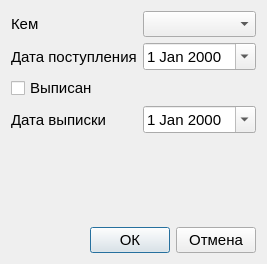
<?xml version="1.0" encoding="UTF-8"?>
<ui version="4.0">
 <class>Dialog_hospitalization</class>
 <widget class="QDialog" name="Dialog_hospitalization">
  <property name="geometry">
   <rect>
    <x>0</x>
    <y>0</y>
    <width>266</width>
    <height>264</height>
   </rect>
  </property>
  <property name="font">
   <font>
    <pointsize>11</pointsize>
   </font>
  </property>
  <property name="windowTitle">
   <string>Dialog</string>
  </property>
  <layout class="QVBoxLayout" name="verticalLayout">
   <item>
    <layout class="QGridLayout" name="gridLayout">
     <item row="1" column="2">
      <spacer name="horizontalSpacer_2">
       <property name="orientation">
        <enum>Qt::Horizontal</enum>
       </property>
       <property name="sizeHint" stdset="0">
        <size>
         <width>40</width>
         <height>20</height>
        </size>
       </property>
      </spacer>
     </item>
     <item row="0" column="1">
      <widget class="QComboBox" name="comboBox_who">
       <property name="editable">
        <bool>false</bool>
       </property>
       <property name="maxCount">
        <number>5</number>
       </property>
       <property name="frame">
        <bool>true</bool>
       </property>
      </widget>
     </item>
     <item row="3" column="1">
      <widget class="QDateEdit" name="dateEdit_date_down">
       <property name="calendarPopup">
        <bool>true</bool>
       </property>
      </widget>
     </item>
     <item row="1" column="1">
      <widget class="QDateEdit" name="dateEdit_date_up">
       <property name="calendarPopup">
        <bool>true</bool>
       </property>
      </widget>
     </item>
     <item row="1" column="0">
      <widget class="QLabel" name="label_2">
       <property name="text">
        <string>Дата поступления</string>
       </property>
      </widget>
     </item>
     <item row="0" column="0">
      <widget class="QLabel" name="label">
       <property name="text">
        <string>Кем</string>
       </property>
      </widget>
     </item>
     <item row="3" column="0">
      <widget class="QLabel" name="label_3">
       <property name="text">
        <string>Дата выписки</string>
       </property>
      </widget>
     </item>
     <item row="2" column="0">
      <widget class="QCheckBox" name="checkBox">
       <property name="text">
        <string>Выписан</string>
       </property>
      </widget>
     </item>
    </layout>
   </item>
   <item>
    <widget class="QLabel" name="label_4">
     <property name="text">
      <string/>
     </property>
    </widget>
   </item>
   <item>
    <spacer name="verticalSpacer">
     <property name="orientation">
      <enum>Qt::Vertical</enum>
     </property>
     <property name="sizeHint" stdset="0">
      <size>
       <width>20</width>
       <height>40</height>
      </size>
     </property>
    </spacer>
   </item>
   <item>
    <layout class="QHBoxLayout" name="horizontalLayout">
     <item>
      <spacer name="horizontalSpacer">
       <property name="orientation">
        <enum>Qt::Horizontal</enum>
       </property>
       <property name="sizeHint" stdset="0">
        <size>
         <width>40</width>
         <height>20</height>
        </size>
       </property>
      </spacer>
     </item>
     <item>
      <widget class="QPushButton" name="pushButton_ok">
       <property name="text">
        <string>ОК</string>
       </property>
      </widget>
     </item>
     <item>
      <widget class="QPushButton" name="pushButton_cancel">
       <property name="text">
        <string>Отмена</string>
       </property>
      </widget>
     </item>
    </layout>
   </item>
  </layout>
 </widget>
 <resources/>
 <connections/>
</ui>
